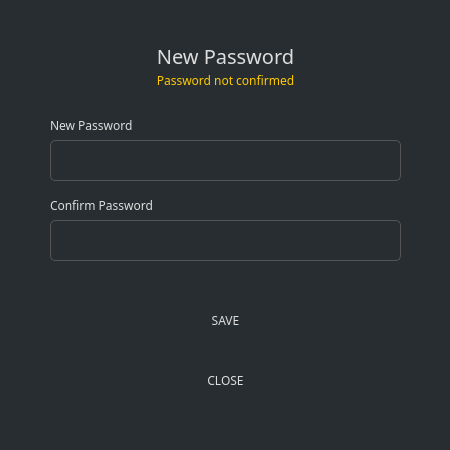
<?xml version="1.0" encoding="UTF-8"?>
<ui version="4.0">
 <class>NewPasswordDialog</class>
 <widget class="QDialog" name="NewPasswordDialog">
  <property name="geometry">
   <rect>
    <x>0</x>
    <y>0</y>
    <width>450</width>
    <height>450</height>
   </rect>
  </property>
  <property name="sizePolicy">
   <sizepolicy hsizetype="Fixed" vsizetype="Fixed">
    <horstretch>0</horstretch>
    <verstretch>0</verstretch>
   </sizepolicy>
  </property>
  <property name="windowTitle">
   <string>Enter password</string>
  </property>
  <property name="styleSheet">
   <string notr="true">background-color: #282d31; color: #ddd; border: 0px;</string>
  </property>
  <layout class="QGridLayout" name="gridLayout">
   <property name="leftMargin">
    <number>0</number>
   </property>
   <property name="topMargin">
    <number>0</number>
   </property>
   <property name="rightMargin">
    <number>0</number>
   </property>
   <property name="bottomMargin">
    <number>0</number>
   </property>
   <item row="0" column="0" colspan="2">
    <widget class="QGroupBox" name="groupBox">
     <property name="styleSheet">
      <string notr="true"/>
     </property>
     <property name="title">
      <string/>
     </property>
     <widget class="QLabel" name="label_3">
      <property name="geometry">
       <rect>
        <x>50</x>
        <y>40</y>
        <width>351</width>
        <height>31</height>
       </rect>
      </property>
      <property name="font">
       <font>
        <family>Poppins</family>
        <pointsize>15</pointsize>
       </font>
      </property>
      <property name="styleSheet">
       <string notr="true">color: #ddd; border-right: 0px;</string>
      </property>
      <property name="text">
       <string>New Password</string>
      </property>
      <property name="alignment">
       <set>Qt::AlignCenter</set>
      </property>
     </widget>
     <widget class="QLabel" name="label">
      <property name="geometry">
       <rect>
        <x>50</x>
        <y>110</y>
        <width>331</width>
        <height>31</height>
       </rect>
      </property>
      <property name="sizePolicy">
       <sizepolicy hsizetype="Maximum" vsizetype="Preferred">
        <horstretch>0</horstretch>
        <verstretch>0</verstretch>
       </sizepolicy>
      </property>
      <property name="minimumSize">
       <size>
        <width>0</width>
        <height>25</height>
       </size>
      </property>
      <property name="font">
       <font>
        <family>Poppins</family>
       </font>
      </property>
      <property name="styleSheet">
       <string notr="true">color: #ddd;border-right: 0px;</string>
      </property>
      <property name="text">
       <string>New Password</string>
      </property>
     </widget>
     <widget class="QLineEdit" name="m_passwordEdit">
      <property name="geometry">
       <rect>
        <x>50</x>
        <y>140</y>
        <width>351</width>
        <height>41</height>
       </rect>
      </property>
      <property name="sizePolicy">
       <sizepolicy hsizetype="Expanding" vsizetype="Fixed">
        <horstretch>0</horstretch>
        <verstretch>0</verstretch>
       </sizepolicy>
      </property>
      <property name="minimumSize">
       <size>
        <width>0</width>
        <height>31</height>
       </size>
      </property>
      <property name="font">
       <font>
        <family>Poppins</family>
       </font>
      </property>
      <property name="styleSheet">
       <string notr="true">padding: 3px; border: 1px solid #555; border-radius: 5px;   color: #aaa;</string>
      </property>
      <property name="echoMode">
       <enum>QLineEdit::Password</enum>
      </property>
     </widget>
     <widget class="QLabel" name="label_2">
      <property name="geometry">
       <rect>
        <x>50</x>
        <y>190</y>
        <width>321</width>
        <height>31</height>
       </rect>
      </property>
      <property name="sizePolicy">
       <sizepolicy hsizetype="Maximum" vsizetype="Preferred">
        <horstretch>0</horstretch>
        <verstretch>0</verstretch>
       </sizepolicy>
      </property>
      <property name="minimumSize">
       <size>
        <width>0</width>
        <height>25</height>
       </size>
      </property>
      <property name="font">
       <font>
        <family>Poppins</family>
       </font>
      </property>
      <property name="styleSheet">
       <string notr="true">color: #ddd;border-right: 0px;</string>
      </property>
      <property name="text">
       <string>Confirm Password</string>
      </property>
     </widget>
     <widget class="QLineEdit" name="m_passwordConfirmationEdit">
      <property name="geometry">
       <rect>
        <x>50</x>
        <y>220</y>
        <width>351</width>
        <height>41</height>
       </rect>
      </property>
      <property name="minimumSize">
       <size>
        <width>0</width>
        <height>31</height>
       </size>
      </property>
      <property name="font">
       <font>
        <family>Poppins</family>
       </font>
      </property>
      <property name="styleSheet">
       <string notr="true">padding: 3px; border: 1px solid #555; border-radius: 5px;   color: #aaa;</string>
      </property>
      <property name="echoMode">
       <enum>QLineEdit::Password</enum>
      </property>
     </widget>
     <widget class="QLabel" name="m_errorLabel">
      <property name="geometry">
       <rect>
        <x>0</x>
        <y>70</y>
        <width>451</width>
        <height>21</height>
       </rect>
      </property>
      <property name="font">
       <font>
        <family>Poppins</family>
       </font>
      </property>
      <property name="styleSheet">
       <string notr="true">color: #ffcb00;border-right: 0px;</string>
      </property>
      <property name="text">
       <string>Password not confirmed</string>
      </property>
      <property name="alignment">
       <set>Qt::AlignCenter</set>
      </property>
     </widget>
     <widget class="QPushButton" name="b1_okButton">
      <property name="enabled">
       <bool>false</bool>
      </property>
      <property name="geometry">
       <rect>
        <x>50</x>
        <y>300</y>
        <width>351</width>
        <height>41</height>
       </rect>
      </property>
      <property name="minimumSize">
       <size>
        <width>131</width>
        <height>31</height>
       </size>
      </property>
      <property name="font">
       <font>
        <family>Poppins</family>
       </font>
      </property>
      <property name="styleSheet">
       <string notr="true">/* This style is handled automatically by EditableStyle.cpp */</string>
      </property>
      <property name="text">
       <string>SAVE</string>
      </property>
      <property name="default">
       <bool>true</bool>
      </property>
     </widget>
     <widget class="QPushButton" name="b1_cancelButton">
      <property name="geometry">
       <rect>
        <x>50</x>
        <y>360</y>
        <width>351</width>
        <height>41</height>
       </rect>
      </property>
      <property name="minimumSize">
       <size>
        <width>131</width>
        <height>31</height>
       </size>
      </property>
      <property name="font">
       <font>
        <family>Poppins</family>
       </font>
      </property>
      <property name="styleSheet">
       <string notr="true">/* This style is handled automatically by EditableStyle.cpp */</string>
      </property>
      <property name="text">
       <string>CLOSE</string>
      </property>
     </widget>
    </widget>
   </item>
  </layout>
 </widget>
 <resources/>
 <connections>
  <connection>
   <sender>b1_okButton</sender>
   <signal>clicked()</signal>
   <receiver>NewPasswordDialog</receiver>
   <slot>accept()</slot>
   <hints>
    <hint type="sourcelabel">
     <x>147</x>
     <y>102</y>
    </hint>
    <hint type="destinationlabel">
     <x>147</x>
     <y>63</y>
    </hint>
   </hints>
  </connection>
  <connection>
   <sender>b1_cancelButton</sender>
   <signal>clicked()</signal>
   <receiver>NewPasswordDialog</receiver>
   <slot>reject()</slot>
   <hints>
    <hint type="sourcelabel">
     <x>241</x>
     <y>102</y>
    </hint>
    <hint type="destinationlabel">
     <x>147</x>
     <y>63</y>
    </hint>
   </hints>
  </connection>
  <connection>
   <sender>m_passwordEdit</sender>
   <signal>textChanged(QString)</signal>
   <receiver>NewPasswordDialog</receiver>
   <slot>checkPassword(QString)</slot>
   <hints>
    <hint type="sourcelabel">
     <x>206</x>
     <y>25</y>
    </hint>
    <hint type="destinationlabel">
     <x>168</x>
     <y>64</y>
    </hint>
   </hints>
  </connection>
  <connection>
   <sender>m_passwordConfirmationEdit</sender>
   <signal>textChanged(QString)</signal>
   <receiver>NewPasswordDialog</receiver>
   <slot>checkPassword(QString)</slot>
   <hints>
    <hint type="sourcelabel">
     <x>206</x>
     <y>64</y>
    </hint>
    <hint type="destinationlabel">
     <x>168</x>
     <y>64</y>
    </hint>
   </hints>
  </connection>
 </connections>
 <slots>
  <slot>checkPassword(QString)</slot>
 </slots>
</ui>
